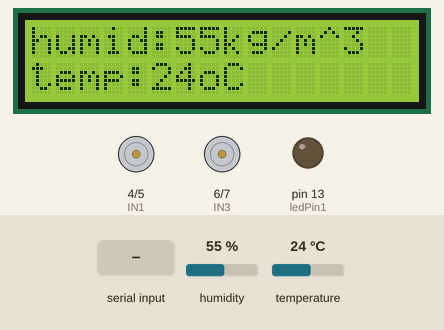
Recording of a sketch running on a simulated Arduino Uno, built with avr-gcc and run on an emulated ATmega328P. Shown: 16×2 character LCD, motor-driver pin pairs drawn as motors (green arrow = first pin HIGH = forward, orange = second pin HIGH = backward, longer = more drive), output pins drawn as LEDs (lit = HIGH). The inputs (shaded band) are chosen by the test bench; at power-on: humidity 55 %, temperature 24 °C. What the sketch prints to the serial monitor is not drawn.

Above: at 1.2 s.
1.3 s: "f" received over the second serial link
At 2.5 s:
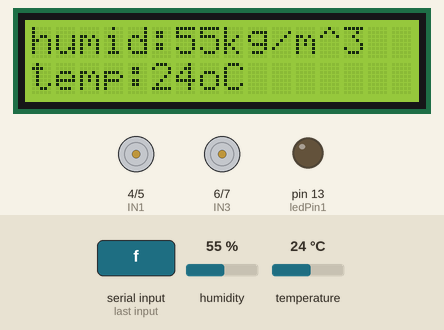
2.8 s: "b" received over the second serial link
At 3.8 s:
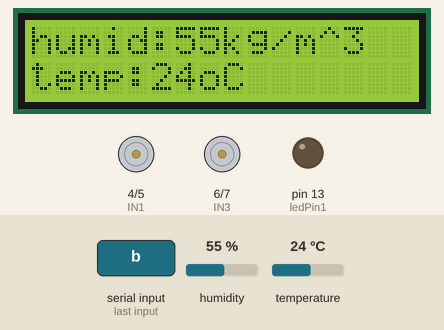
4.3 s: "l" received over the second serial link
At 5.5 s:
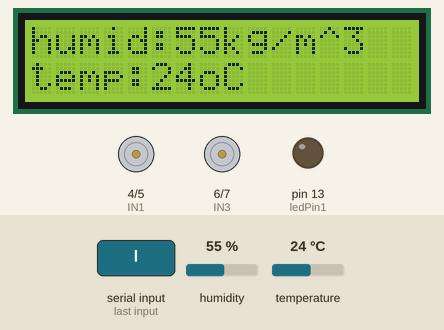
5.8 s: "r" received over the second serial link
At 6.4 s:
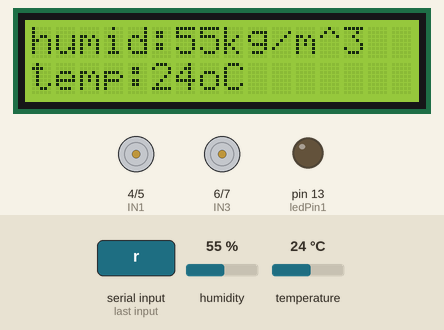
7.3 s: humidity set to 22 %
At 8.5 s:
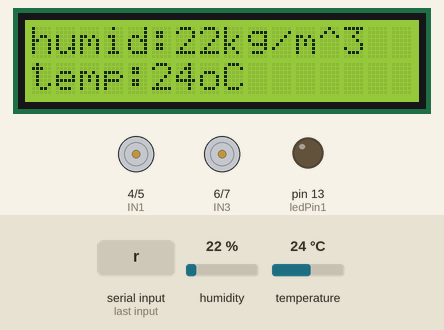
8.8 s: temperature set to 12 °C
At 10.0 s:
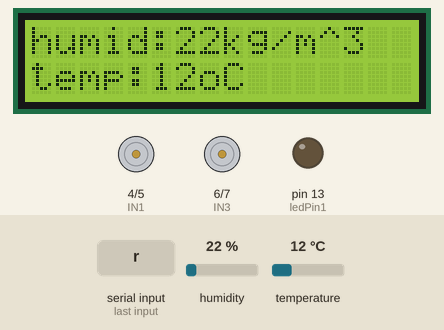
Timing chart, 0 to 11.3 s (numbered marks = the images above; inputs shaded):
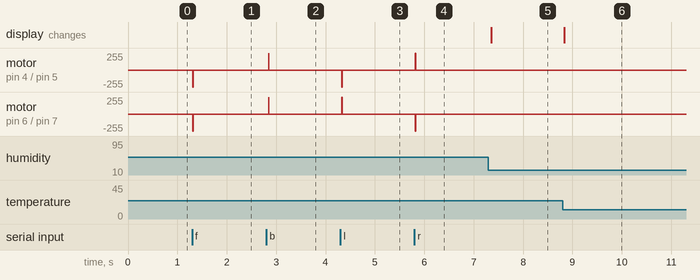

The sketch:

arduinoCar.ino
```cpp
#include <dht11.h>

#include <SoftwareSerial.h>
#include <Wire.h>
#include <LiquidCrystal_I2C.h>

// 设置LCD1602的地址
const int lcdAddr = 0x27; // 默认I2C地址，如果不生效，可能需要调整

// 设置LCD1602的列数和行数
const int lcdCols = 16;
const int lcdRows = 2;

// 创建LiquidCrystal_I2C对象
LiquidCrystal_I2C lcd(lcdAddr, lcdCols, lcdRows);
#define DHT11PIN 2
// 定义软串口引脚
const int rxPin = A0;
const int txPin = A1;
dht11 DHT11;
SoftwareSerial mySerial(rxPin, txPin);
const int IN1 = 4;
const int IN2 = 5;
const int IN3 = 6;
const int IN4 = 7;
const int trigPin = 9; // Trig引脚连接到数字引脚9
const int echoPin = 10; // Echo引脚连接到数字引脚10
const int ledPin1 = 13; // 板载LED连接在引脚13
long duration;
float distance = 0.0 ;
int motorSpeedA = 255; // 0-255，255为全速
int motorSpeedB = 255; // 0-255，255为全速
int DHT11_read(){
    DHT11.read(DHT11PIN);
//    Serial.print("Humidity (%): ");
//    Serial.println((float)DHT11.humidity, 2);
//    Serial.print("Temperature (oC): ");
//    Serial.println((float)DHT11.temperature, 2);
 }
int LCD_show(){
//    lcd.setCursor(0, 0);
//  lcd.print("Hello,");
//  lcd.setCursor(0, 1);
//  lcd.print("Arduino!");
  lcd.setCursor(0,0);
  String str = "humid:";
  str += DHT11.humidity;
  str+= "kg/m^3";
  lcd.print(str.c_str());
  lcd.setCursor(0, 1);
  str = "temp:";
  str += DHT11.temperature;
  str+="oC";
  lcd.print(str.c_str());
}
void forward() {
        digitalWrite(IN1, LOW);
      digitalWrite(IN2, HIGH);
      digitalWrite(IN3, LOW);
      digitalWrite(IN4, HIGH);

}

void backward() {
      digitalWrite(IN1, HIGH);
      digitalWrite(IN2, LOW);
      digitalWrite(IN3, HIGH);
      digitalWrite(IN4, LOW);
}

void turnLeft() {
      digitalWrite(IN1, LOW);
      digitalWrite(IN2, HIGH);
      digitalWrite(IN3, HIGH);
      digitalWrite(IN4, LOW);
}

void turnRight() {
      digitalWrite(IN1, HIGH);
      digitalWrite(IN2, LOW);
      digitalWrite(IN3, LOW);
      digitalWrite(IN4, HIGH);

}

void stop() {
      digitalWrite(IN1, LOW);
      digitalWrite(IN2, LOW);
      digitalWrite(IN3, LOW);
      digitalWrite(IN4, LOW);
}
//void loopDHT11()
//{
//  Serial.println("\n");
//  DHT11_read();
//  delay(2000);
//}
void setupDHT11()
{
  Serial.begin(9600);
  Serial.println("DHT11 TEST PROGRAM ");
  Serial.print("LIBRARY VERSION: ");
  Serial.println(DHT11LIB_VERSION);
  Serial.println();
}
void setupLCD() {
   Wire.begin();
  // 初始化LCD
  lcd.init();
  // 打开LCD背光
  lcd.backlight();
  // 在LCD上显示初始消息

}

void loopLCD() {
  DHT11_read();
  LCD_show();
  //delay(500);
}
void setupMotor() {
  // 设置电机控制引脚为输出模式
  pinMode(IN1, OUTPUT);
  pinMode(IN2, OUTPUT);
  pinMode(IN3, OUTPUT);
  pinMode(IN4, OUTPUT);
}

void loopMotor() {
      forward();  // 前进
      delay(2000); // 延时2秒
      backward(); // 后退
      delay(2000); // 延时2秒
      turnLeft(); // 左转
      delay(2000); // 延时2秒
      turnRight(); // 右转
      delay(2000); // 延时2秒
      stop();  // 停止
      delay(2000); // 延时2秒
}
void setupUltra() {

  // 设置Trig引脚为输出
  pinMode(trigPin, OUTPUT);

  // 设置Echo引脚为输入
  pinMode(echoPin, INPUT);
}
char rev = 's'; //f b l r s
void loopUltra() {
  // 清空Trig引脚
  digitalWrite(trigPin, LOW);
  delayMicroseconds(2);

  // 发送10微秒的高电平脉冲
  digitalWrite(trigPin, HIGH);
  delayMicroseconds(10);
  digitalWrite(trigPin, LOW);

  // 读取Echo引脚的高电平持续时间（单位：微秒）
  duration = pulseIn(echoPin, HIGH);

  // 计算距离（单位：厘米）
  distance = duration * 0.034 / 2;
  // 打印距离到串口监视器
//  Serial.print("Distance: ");
//  Serial.print((float)distance, 2);
//  Serial.println(" cm");

  // 等待一段时间
  //delay(1000); // 延时1秒
}
void setup() {
  // 初始化硬件串口用于调试
  pinMode(ledPin1, OUTPUT);
  Serial.begin(115200);
  while (!Serial) {
    ; // 等待串口连接
  }
  Serial.println("Arduino Serial Started");
  setupLCD();
  setupMotor();
  setupUltra();
  // 初始化软串口
  mySerial.begin(9600);

}

void loopMove(){

    switch (rev) {
            case 'f':
                forward();
                break;
            case 'b':
                backward(); // 后退
                break;
            case 'l':
                turnLeft(); // 左转
                break;
            case 'r':
                turnRight(); // 右转
                break;
            default:
                stop();  // 停止
        }
}
unsigned long previousMillis = 0;  // 保存上一次执行代码的时间
const long interval = 1000;  // 执行代码的间隔（毫秒）
void loop() {


  // 检查是否有来自 ESP32 的数据
  if (mySerial.available()) {
    rev= mySerial.read();
    Serial.print("arduinoCar: ");
    Serial.println(rev);
    loopMove();
    delay(9);
    stop();
    delay(1);
  }
  loopLCD();
}
```

Measured:
- after the input at 1.3 s, motor on pin 4 (IN1) / pin 5 (IN2), motor on pin 6 (IN3) / pin 7 (IN4): stopped → backward 255/255 at once, → stopped 0.01 s later
- after the input at 2.8 s, motor on pin 4 (IN1) / pin 5 (IN2), motor on pin 6 (IN3) / pin 7 (IN4): stopped → forward 255/255 after 0.05 s, → stopped 0.01 s later
- after the input at 4.3 s, motor on pin 4 (IN1) / pin 5 (IN2): stopped → backward 255/255 at once, → stopped 0.01 s later; motor on pin 6 (IN3) / pin 7 (IN4): stopped → forward 255/255 at once, → stopped 0.01 s later
- after the input at 5.8 s, motor on pin 4 (IN1) / pin 5 (IN2): stopped → forward 255/255 at once, → stopped 0.01 s later; motor on pin 6 (IN3) / pin 7 (IN4): stopped → backward 255/255 at once, → stopped 0.01 s later
- after the input at 7.3 s, the display: changes after 0.05 s (image 5)
- after the input at 8.8 s, the display: changes at once (image 6)
